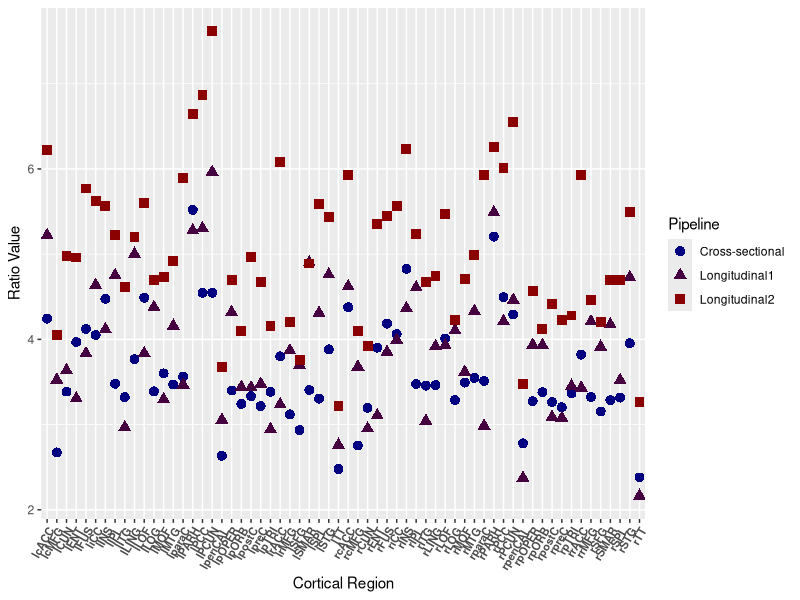

Reproduce this figure in R.
library( ggplot2 )

ratios <- read.csv( "median_ratios.csv" )

ratiosPlot <- ggplot( data = ratios ) +
              geom_point( aes( y = Ratios, x = Regions, colour = Pipeline, shape = Pipeline ), size = 3 ) +
              theme( axis.text.x = element_text( face="bold", size = 8, angle = 60, hjust = 1 ) ) +
              scale_color_manual( values = colorRampPalette( c( "navyblue", "darkred" ) )(3) ) +
              labs( x = 'Cortical Region', y = 'Ratio Value' ) +
              theme( legend.position = "right" )
ggsave( "~/Desktop/ratios.pdf", ratiosPlot, width = 10, height = 3 )
